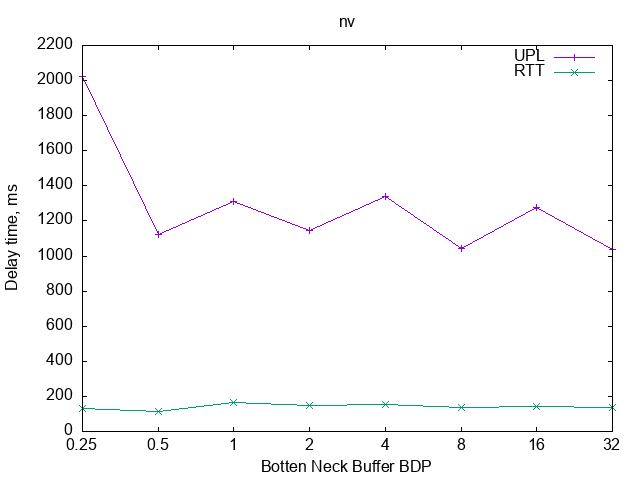

Write gnuplot code to recreate this figure.
set term png
set output 'nv.png' 

set key fixed right top vertical Right noreverse noenhanced autotitle nobox
set style data linespoints
set xlabel "Botten Neck Buffer BDP"
set ylabel "Delay time, ms"
        
set title 'nv'
plot 'nv.dat' using 2:xtic(1) title columnheader(2), for [i=3:3] '' using i title columnheader(i)
